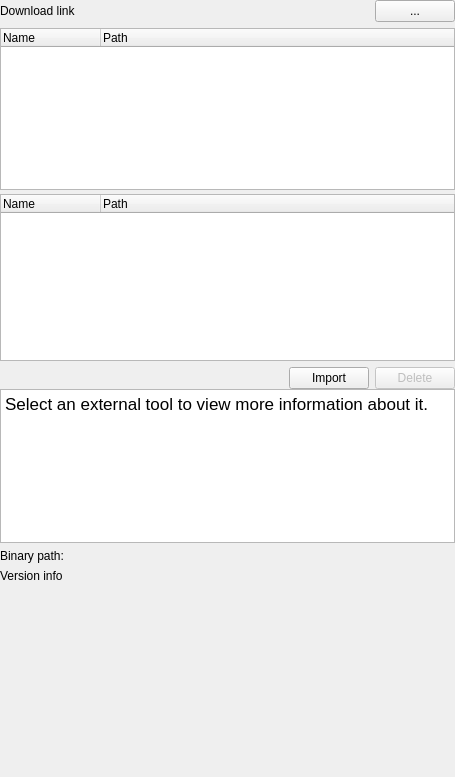
<?xml version="1.0" encoding="UTF-8"?>
<ui version="4.0">
 <class>ETSSettingsWidget</class>
 <widget class="QWidget" name="ETSSettingsWidget">
  <property name="geometry">
   <rect>
    <x>0</x>
    <y>0</y>
    <width>455</width>
    <height>777</height>
   </rect>
  </property>
  <property name="sizePolicy">
   <sizepolicy hsizetype="Preferred" vsizetype="MinimumExpanding">
    <horstretch>0</horstretch>
    <verstretch>0</verstretch>
   </sizepolicy>
  </property>
  <property name="minimumSize">
   <size>
    <width>0</width>
    <height>400</height>
   </size>
  </property>
  <property name="windowTitle">
   <string>Resource settings</string>
  </property>
  <layout class="QVBoxLayout" name="verticalLayout">
   <property name="spacing">
    <number>0</number>
   </property>
   <property name="leftMargin">
    <number>0</number>
   </property>
   <property name="topMargin">
    <number>0</number>
   </property>
   <property name="rightMargin">
    <number>0</number>
   </property>
   <property name="bottomMargin">
    <number>0</number>
   </property>
   <item>
    <widget class="QWidget" name="integratedToolsContainerWidget" native="true">
     <layout class="QVBoxLayout" name="verticalLayout_8">
      <property name="sizeConstraint">
       <enum>QLayout::SetMinAndMaxSize</enum>
      </property>
      <property name="leftMargin">
       <number>0</number>
      </property>
      <property name="topMargin">
       <number>0</number>
      </property>
      <property name="rightMargin">
       <number>0</number>
      </property>
      <property name="bottomMargin">
       <number>0</number>
      </property>
      <item>
       <widget class="QWidget" name="integratedToolsInnerWidget" native="true">
        <property name="minimumSize">
         <size>
          <width>0</width>
          <height>0</height>
         </size>
        </property>
        <layout class="QVBoxLayout" name="verticalLayout_2">
         <property name="sizeConstraint">
          <enum>QLayout::SetMinimumSize</enum>
         </property>
         <property name="leftMargin">
          <number>0</number>
         </property>
         <property name="topMargin">
          <number>0</number>
         </property>
         <property name="rightMargin">
          <number>0</number>
         </property>
         <property name="bottomMargin">
          <number>0</number>
         </property>
         <item>
          <widget class="QWidget" name="externalToolPackLabelContainer" native="true">
           <layout class="QHBoxLayout" name="horizontalLayout">
            <property name="leftMargin">
             <number>0</number>
            </property>
            <property name="topMargin">
             <number>0</number>
            </property>
            <property name="rightMargin">
             <number>0</number>
            </property>
            <property name="bottomMargin">
             <number>0</number>
            </property>
            <item>
             <widget class="QLabel" name="selectToolPackLabel">
              <property name="text">
               <string>Download link</string>
              </property>
             </widget>
            </item>
            <item alignment="Qt::AlignLeft">
             <widget class="QLabel" name="label">
              <property name="text">
               <string/>
              </property>
             </widget>
            </item>
            <item>
             <spacer name="horizontalSpacer">
              <property name="orientation">
               <enum>Qt::Horizontal</enum>
              </property>
              <property name="sizeHint" stdset="0">
               <size>
                <width>40</width>
                <height>20</height>
               </size>
              </property>
             </spacer>
            </item>
            <item>
             <widget class="QPushButton" name="selectToolPackButton">
              <property name="text">
               <string>...</string>
              </property>
             </widget>
            </item>
           </layout>
          </widget>
         </item>
         <item>
          <widget class="QTreeWidget" name="twIntegratedTools">
           <property name="minimumSize">
            <size>
             <width>200</width>
             <height>0</height>
            </size>
           </property>
           <property name="sizeAdjustPolicy">
            <enum>QAbstractScrollArea::AdjustToContents</enum>
           </property>
           <column>
            <property name="text">
             <string>Name</string>
            </property>
           </column>
           <column>
            <property name="text">
             <string>Path</string>
            </property>
           </column>
          </widget>
         </item>
         <item>
          <spacer name="integratedToolsVerticalSpacer">
           <property name="orientation">
            <enum>Qt::Vertical</enum>
           </property>
           <property name="sizeType">
            <enum>QSizePolicy::Fixed</enum>
           </property>
           <property name="sizeHint" stdset="0">
            <size>
             <width>0</width>
             <height>4</height>
            </size>
           </property>
          </spacer>
         </item>
        </layout>
       </widget>
      </item>
     </layout>
    </widget>
   </item>
   <item>
    <widget class="QWidget" name="customToolsContainerWidget" native="true">
     <layout class="QVBoxLayout" name="verticalLayout_4">
      <property name="sizeConstraint">
       <enum>QLayout::SetMinAndMaxSize</enum>
      </property>
      <property name="leftMargin">
       <number>0</number>
      </property>
      <property name="topMargin">
       <number>0</number>
      </property>
      <property name="rightMargin">
       <number>0</number>
      </property>
      <property name="bottomMargin">
       <number>0</number>
      </property>
      <item>
       <widget class="QWidget" name="customToolsInnerWidget" native="true">
        <layout class="QVBoxLayout" name="verticalLayout_6">
         <property name="leftMargin">
          <number>0</number>
         </property>
         <property name="topMargin">
          <number>0</number>
         </property>
         <property name="rightMargin">
          <number>0</number>
         </property>
         <property name="bottomMargin">
          <number>0</number>
         </property>
         <item>
          <widget class="QTreeWidget" name="twCustomTools">
           <property name="sizeAdjustPolicy">
            <enum>QAbstractScrollArea::AdjustToContents</enum>
           </property>
           <property name="columnCount">
            <number>2</number>
           </property>
           <column>
            <property name="text">
             <string>Name</string>
            </property>
           </column>
           <column>
            <property name="text">
             <string>Path</string>
            </property>
           </column>
          </widget>
         </item>
         <item>
          <widget class="QWidget" name="buttonsContainer" native="true">
           <layout class="QHBoxLayout" name="horizontalLayout_2">
            <property name="leftMargin">
             <number>0</number>
            </property>
            <property name="topMargin">
             <number>0</number>
            </property>
            <property name="rightMargin">
             <number>0</number>
            </property>
            <property name="bottomMargin">
             <number>0</number>
            </property>
            <item>
             <spacer name="horizontalSpacer_2">
              <property name="orientation">
               <enum>Qt::Horizontal</enum>
              </property>
              <property name="sizeHint" stdset="0">
               <size>
                <width>40</width>
                <height>20</height>
               </size>
              </property>
             </spacer>
            </item>
            <item>
             <widget class="QPushButton" name="pbImport">
              <property name="text">
               <string>Import</string>
              </property>
             </widget>
            </item>
            <item>
             <widget class="QPushButton" name="pbDelete">
              <property name="enabled">
               <bool>false</bool>
              </property>
              <property name="text">
               <string>Delete</string>
              </property>
             </widget>
            </item>
           </layout>
          </widget>
         </item>
        </layout>
       </widget>
      </item>
     </layout>
    </widget>
   </item>
   <item>
    <widget class="QWidget" name="infoContainerWidget" native="true">
     <property name="sizePolicy">
      <sizepolicy hsizetype="Preferred" vsizetype="MinimumExpanding">
       <horstretch>0</horstretch>
       <verstretch>0</verstretch>
      </sizepolicy>
     </property>
     <layout class="QVBoxLayout" name="verticalLayout_7">
      <property name="sizeConstraint">
       <enum>QLayout::SetMinAndMaxSize</enum>
      </property>
      <property name="leftMargin">
       <number>0</number>
      </property>
      <property name="topMargin">
       <number>0</number>
      </property>
      <property name="rightMargin">
       <number>0</number>
      </property>
      <property name="bottomMargin">
       <number>0</number>
      </property>
      <item>
       <widget class="QWidget" name="infoInnerWidget" native="true">
        <property name="sizePolicy">
         <sizepolicy hsizetype="Preferred" vsizetype="Preferred">
          <horstretch>0</horstretch>
          <verstretch>0</verstretch>
         </sizepolicy>
        </property>
        <property name="minimumSize">
         <size>
          <width>0</width>
          <height>0</height>
         </size>
        </property>
        <property name="maximumSize">
         <size>
          <width>16777215</width>
          <height>16777215</height>
         </size>
        </property>
        <property name="baseSize">
         <size>
          <width>0</width>
          <height>140</height>
         </size>
        </property>
        <layout class="QVBoxLayout" name="verticalLayout_3">
         <property name="leftMargin">
          <number>0</number>
         </property>
         <property name="topMargin">
          <number>0</number>
         </property>
         <property name="rightMargin">
          <number>0</number>
         </property>
         <property name="bottomMargin">
          <number>0</number>
         </property>
         <item>
          <layout class="QVBoxLayout" name="verticalLayout_5">
           <property name="sizeConstraint">
            <enum>QLayout::SetDefaultConstraint</enum>
           </property>
           <item>
            <widget class="QTextBrowser" name="descriptionTextBrowser">
             <property name="sizePolicy">
              <sizepolicy hsizetype="Expanding" vsizetype="MinimumExpanding">
               <horstretch>0</horstretch>
               <verstretch>0</verstretch>
              </sizepolicy>
             </property>
             <property name="minimumSize">
              <size>
               <width>0</width>
               <height>75</height>
              </size>
             </property>
             <property name="sizeAdjustPolicy">
              <enum>QAbstractScrollArea::AdjustToContentsOnFirstShow</enum>
             </property>
             <property name="readOnly">
              <bool>true</bool>
             </property>
             <property name="html">
              <string>&lt;!DOCTYPE HTML PUBLIC &quot;-//W3C//DTD HTML 4.0//EN&quot; &quot;http://www.w3.org/TR/REC-html40/strict.dtd&quot;&gt;
&lt;html&gt;&lt;head&gt;&lt;meta name=&quot;qrichtext&quot; content=&quot;1&quot; /&gt;&lt;style type=&quot;text/css&quot;&gt;
p, li { white-space: pre-wrap; }
&lt;/style&gt;&lt;/head&gt;&lt;body style=&quot; font-family:'.SF NS Text'; font-size:13pt; font-weight:400; font-style:normal;&quot;&gt;
&lt;p style=&quot; margin-top:12px; margin-bottom:12px; margin-left:0px; margin-right:0px; -qt-block-indent:0; text-indent:0px;&quot;&gt;Select an external tool to view more information about it.&lt;/p&gt;&lt;/body&gt;&lt;/html&gt;</string>
             </property>
            </widget>
           </item>
           <item>
            <widget class="QLabel" name="binaryPathLabel">
             <property name="sizePolicy">
              <sizepolicy hsizetype="Preferred" vsizetype="Preferred">
               <horstretch>0</horstretch>
               <verstretch>0</verstretch>
              </sizepolicy>
             </property>
             <property name="frameShape">
              <enum>QFrame::NoFrame</enum>
             </property>
             <property name="text">
              <string>Binary path:</string>
             </property>
             <property name="scaledContents">
              <bool>true</bool>
             </property>
            </widget>
           </item>
           <item>
            <widget class="QLabel" name="versionLabel">
             <property name="text">
              <string>Version info</string>
             </property>
            </widget>
           </item>
          </layout>
         </item>
        </layout>
       </widget>
      </item>
     </layout>
    </widget>
   </item>
   <item>
    <spacer name="verticalSpacer">
     <property name="orientation">
      <enum>Qt::Vertical</enum>
     </property>
     <property name="sizeHint" stdset="0">
      <size>
       <width>20</width>
       <height>0</height>
      </size>
     </property>
    </spacer>
   </item>
  </layout>
 </widget>
 <resources/>
 <connections/>
</ui>
